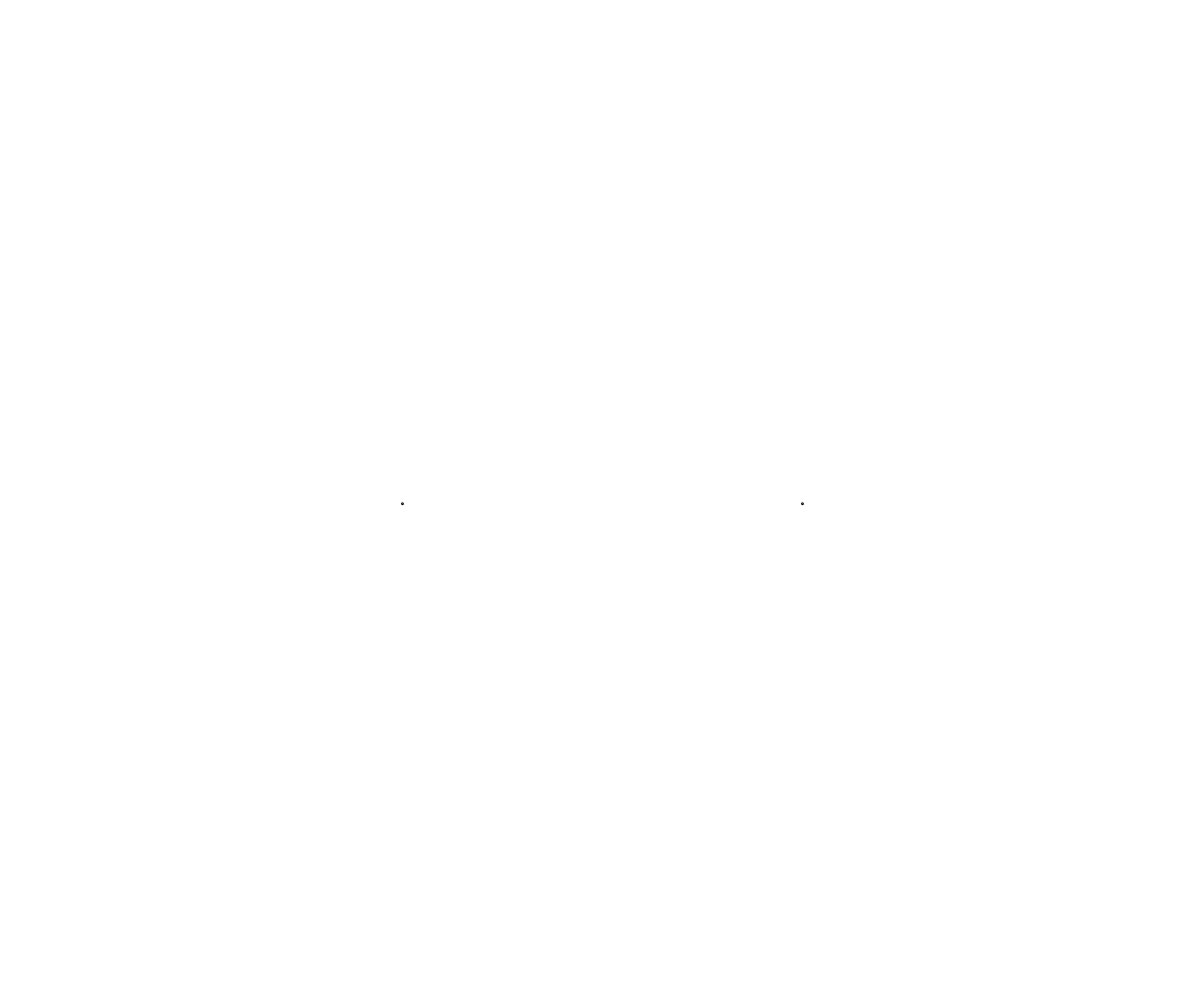
Frame 1 (no input)
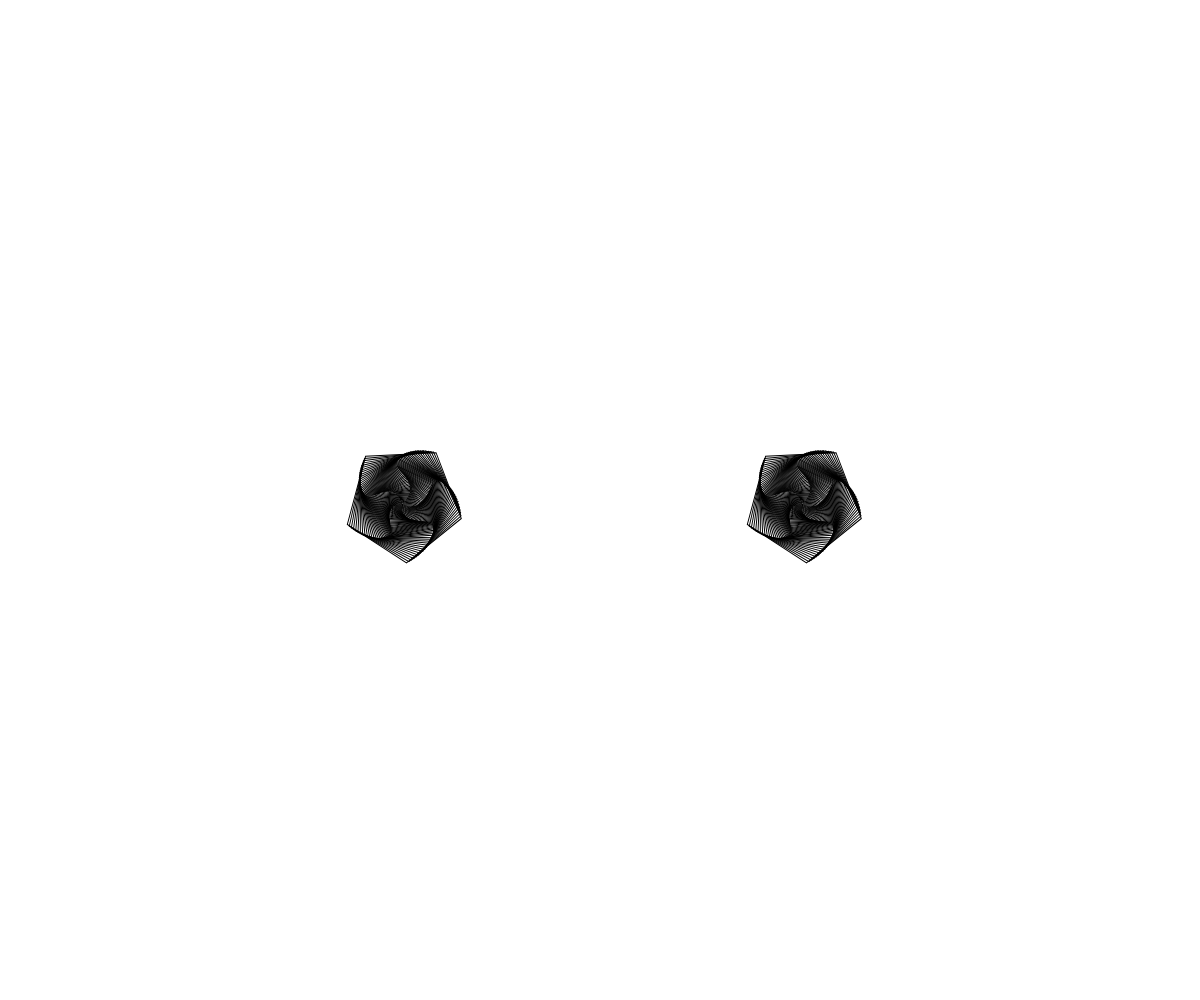
Frame 60 (no input)
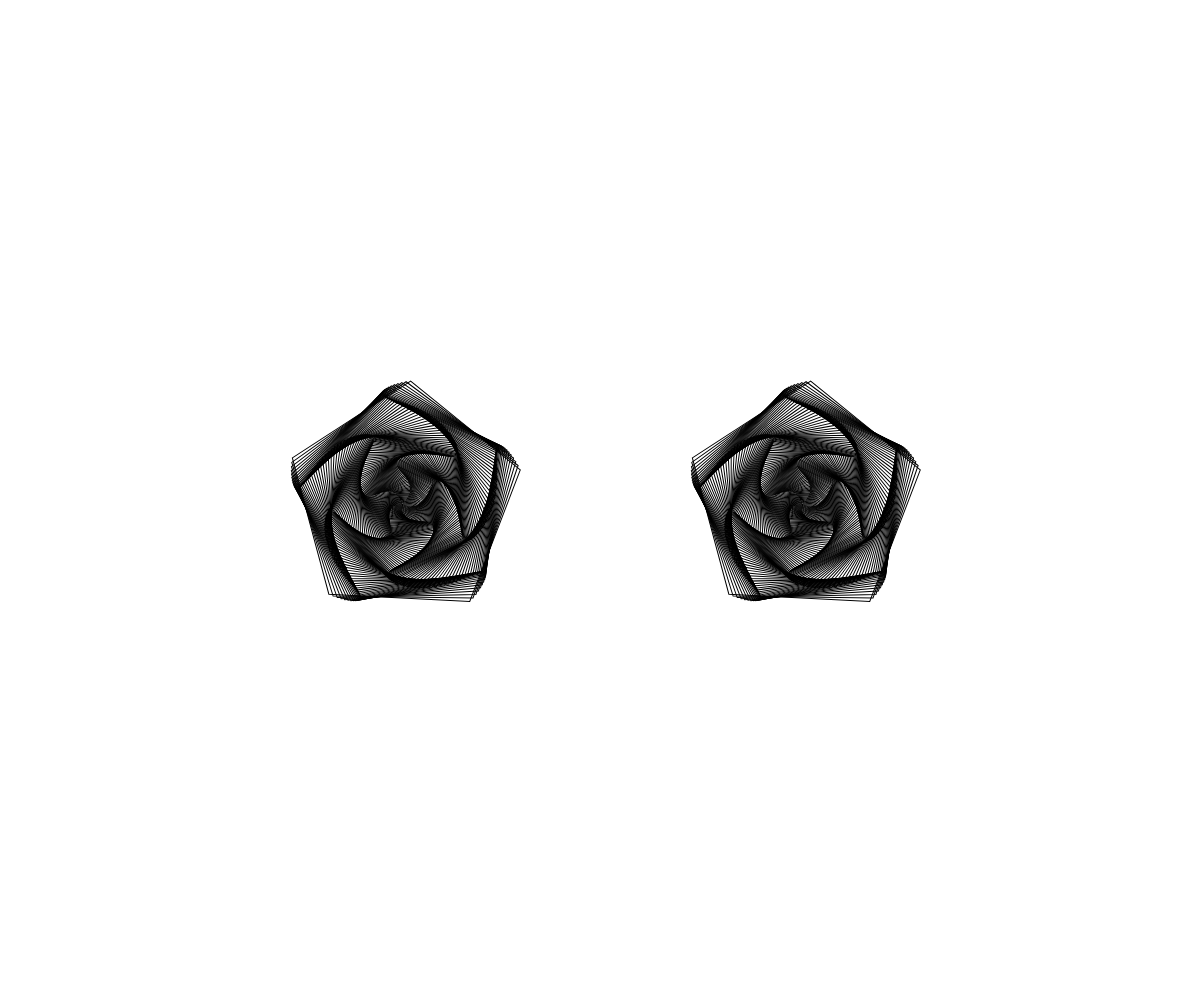
Frame 120 (the mouse pressed at the canvas centre since frame 60)

The p5.js sketch that drew these frames (run headless with seeded random() and noise() and a simulated clock; from frame 60 on, the mouse is pressed at the canvas centre):

// p5.js sketch
// ── sketch.js


function setup() {
  createCanvas(windowWidth,windowHeight);
  angleMode(DEGREES);
  frameRate (40);
  background('white');

}

function draw() {


  noFill();
  var angle1 = frameCount*5; var xciao = 30*cos(angle1); var yciao = 30*sin(angle1);

  push()
  translate(width/3, height/2);
  rotate(xciao);
  stroke(lerpColor(color('black'), color('black'), frameCount/2));
  polygon(4, 2, frameCount,5);
  pop();

  push()
  translate(width/1.5, height/2);
  rotate(xciao);
  stroke(lerpColor(color('black'), color('black'), frameCount/2));
  polygon(4, 2, frameCount,5);
  pop();


  if (frameCount == 210) {
   noLoop();}
}

function polygon(x, y, radius, npoints) {

  var angle = 360/ npoints;
  beginShape();

  for (var a = 0; a < 360; a += angle) {
    var sx = x + cos(a) * radius; var sy = y + sin(a) * radius;
    vertex(sx, sy);
  }
  endShape(CLOSE);
}
